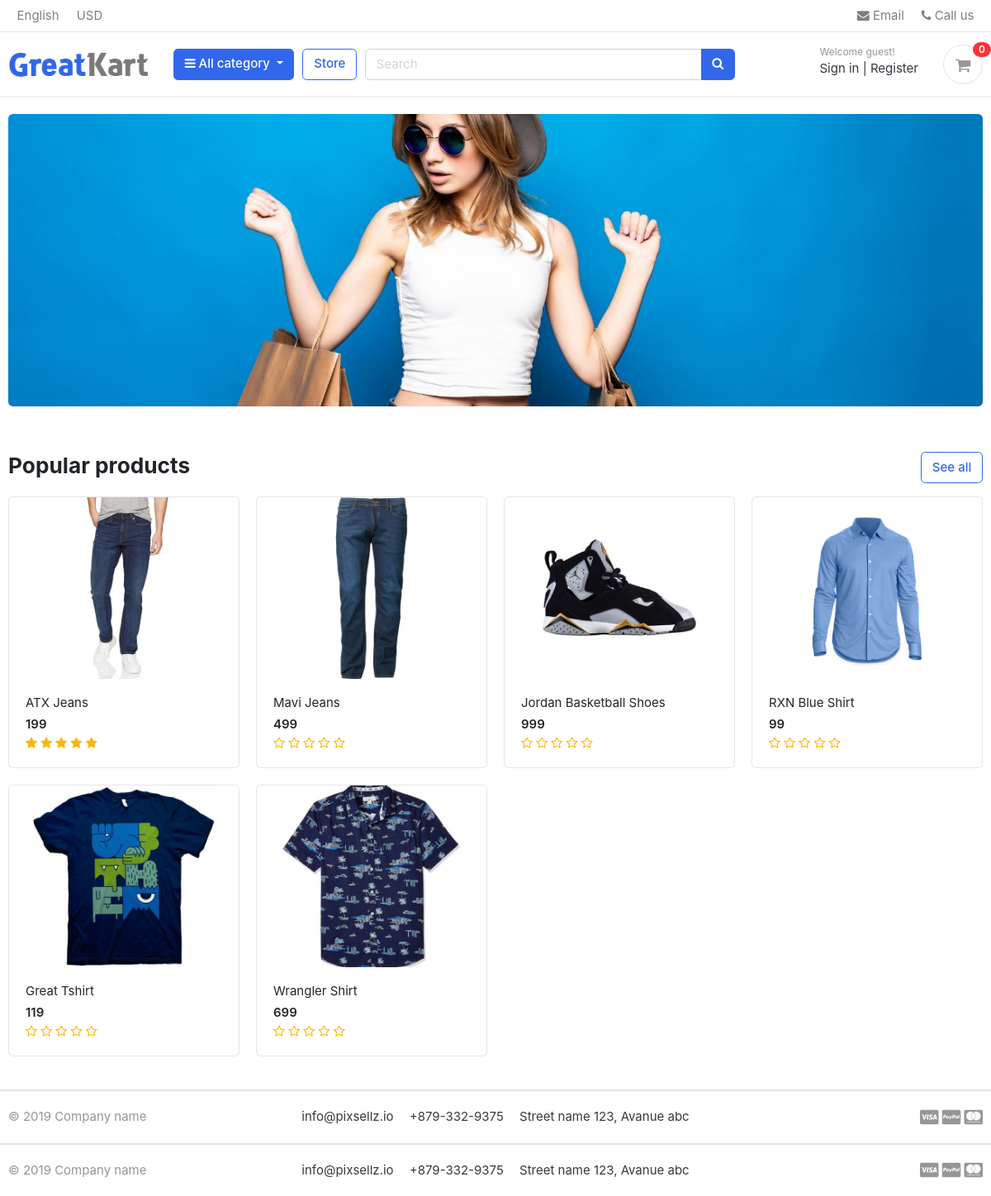
The page / on the database its author committed.
### store/models.py (models this page shows, shortened)
class Product(models.Model):
    product_name    = models.CharField(max_length= 200, unique= True)
    slug            = models.SlugField(max_length= 200, unique = True)
    description     = models.TextField(max_length= 500, blank= True)
    price           = models.IntegerField()
    images          = models.ImageField(upload_to= 'photos/products')
    stock           = models.IntegerField()
    is_available    = models.BooleanField(default= True)
    category        = models.ForeignKey(Category, on_delete=models.CASCADE)
    created_date    = models.DateTimeField(auto_now_add=True)
    modified_date   = models.DateTimeField(auto_now= True)
    def get_url(self):
        return reverse('product_detail', args=[self.category.slug,self.slug])
    def averageReview(self):
        reviews = ReviewRating.objects.filter(product=self,status=True).aggregate(average=Avg('rating'))
        avg = 0
        if reviews['average'] is not None:
            avg = float(reviews['average'])
        return avg

### greatkart/views.py (the view)
# urls.py: 2. Add a URL to urlpatterns:  path('', views.home, name='home')
def home(request):
    products = Product.objects.filter(is_available=True).order_by('-created_date')
    reviews = ReviewRating.objects.filter(status=True)
    context = {
        'products': products,
        'reviews': reviews,
    }
    return render(request, 'home.html', context)

### carts/context_processors.py (called while the page is built)
def counters(request):
    cart_count = 0
    if 'admin' in request.path:
        return {}
    try:
        if request.user.is_authenticated:
            cart_items = CartItem.objects.filter(user=request.user)
        else:
            cart = Cart.objects.filter(cart_id=_cart_id(request)).first()
            cart_items = CartItem.objects.filter(cart=cart) if cart else []
        for cart_item in cart_items:
            cart_count += cart_item.quantity
    except Exception:
        cart_count = 0
    return dict(cart_count=cart_count)

### carts/views.py (called while the page is built)
def _cart_id(request):
    cart = request.session.session_key
    if not cart:
        cart = request.session.create()
    return cart

### category/context_processors.py (called while the page is built)
def menu_links(request):
    links=Category.objects.all()
    return dict(links =links)

### category/models.py (called while the page is built)
    def get_url(self):
        return reverse('products_by_category', args = [self.slug])

### templates/home.html
{% extends "base.html" %}
{% load static %}
{% block content %}
<section class="section-intro padding-y-sm">
<div class="container">
<div class="intro-banner-wrap">
	<img src="{% static 'images/banners/cover2.jpg' %}" class="img-fluid rounded">
</div>
</div>
</section>
<section class="section-name padding-y-sm">
<div class="container">
<header class="section-heading">
	<a href="{% url 'store' %}" class="btn btn-outline-primary float-right">See all</a>
	<h3 class="section-title">Popular products</h3>
</header>
<div class="row">
	{% for product in products %}
	<div class="col-md-3">
		<div class="card card-product-grid">
			<a href="{{ product.get_url}}" class="img-wrap"> <img src={{product.images.url}}> </a>
			<figcaption class="info-wrap">
				<a href="{{ product.get_url}}" class="title">{{product.product_name}}</a>
				<div class="price mt-1">{{product.price}}</div>
				<div class="rating-star">
					<span>
						<i class="fa fa-star{% if product.averageReview < 0.5 %}-o{% elif product.averageReview >= 0.5 and product.averageReview < 1 %}-half-o {% endif %}" aria-hidden="true"></i>
						<i class="fa fa-star{% if product.averageReview < 1.5 %}-o{% elif product.averageReview >= 1.5 and product.averageReview < 2 %}-half-o {% endif %}" aria-hidden="true"></i>
						<i class="fa fa-star{% if product.averageReview < 2.5 %}-o{% elif product.averageReview >= 2.5 and product.averageReview < 3 %}-half-o {% endif %}" aria-hidden="true"></i>
						<i class="fa fa-star{% if product.averageReview < 3.5 %}-o{% elif product.averageReview >= 3.5 and product.averageReview < 4 %}-half-o {% endif %}" aria-hidden="true"></i>
						<i class="fa fa-star{% if product.averageReview < 4.5 %}-o{% elif product.averageReview >= 4.5 and product.averageReview < 5 %}-half-o {% endif %}" aria-hidden="true"></i>
					</span>
				</div>
			</figcaption>
		</div>
	</div>
	{% endfor %}
</div>
</div>
</section>
<footer class="section-footer border-top">
	<div class="container">
		<section class="footer-bottom border-top row">
			<div class="col-md-2">
				<p class="text-muted"> &copy 2019 Company name </p>
			</div>
			<div class="col-md-8 text-md-center">
				<span  class="px-2">info@pixsellz.io</span>
				<span  class="px-2">+879-332-9375</span>
				<span  class="px-2">Street name 123, Avanue abc</span>
			</div>
			<div class="col-md-2 text-md-right text-muted">
				<i class="fab fa-lg fa-cc-visa"></i>
				<i class="fab fa-lg fa-cc-paypal"></i>
				<i class="fab fa-lg fa-cc-mastercard"></i>
			</div>
		</section>
	</div>
</footer>
</body>
</html>
{% endblock %}

### static/css/ui.css (style rules this page uses)
html { font-family: "Inter", sans-serif; font-size: 15px; }
.img-wrap { text-align: center; display: block; }
.img-wrap img { max-width: 100%; }
.padding-y-sm { padding-top: 20px; padding-bottom: 20px; }
.section-heading { margin-bottom: 20px; margin-top: 15px; }
.section-title { color: #212529; }
p:last-child { margin-bottom: 0; }
.footer-bottom { padding-top: 20px; padding-bottom: 20px; }
[class*=card-product] a.title { color: #212529; display: block; }
[class*=card-product] .img-wrap { overflow: hidden; position: relative; }
[class*=card-product] .img-wrap img { height: 100%; max-width: 100%; width: auto; display: inline-block; -o-object-fit: cover; object-fit: cover; }
.card-product-grid { margin-bottom: 20px; }
.card-product-grid .img-wrap { border-radius: 0.2rem 0.2rem 0 0; height: 220px; }
.card-product-grid .info-wrap { overflow: hidden; padding: 18px 20px; }
.card .img-wrap { overflow: hidden; }
.price { font-weight: 600; color: #212529; }

### static/css/custom.css (style rules this page uses)
.rating-star i { color: #ffb503 !important; }

### rows shown on the page
Product: images (picture), product_name "ATX Jeans", price "199"
Product: images (picture), product_name "Mavi Jeans", price "499"
Product: images (picture), product_name "Jordan Basketball Shoes", price "999"
Product: images (picture), product_name "RXN Blue Shirt", price "99"
Product: images (picture), product_name "Great Tshirt", price "119"
Product: images (picture), product_name "Wrangler Shirt", price "699"

### other values the page prints
{{ cart_count }} "0"
